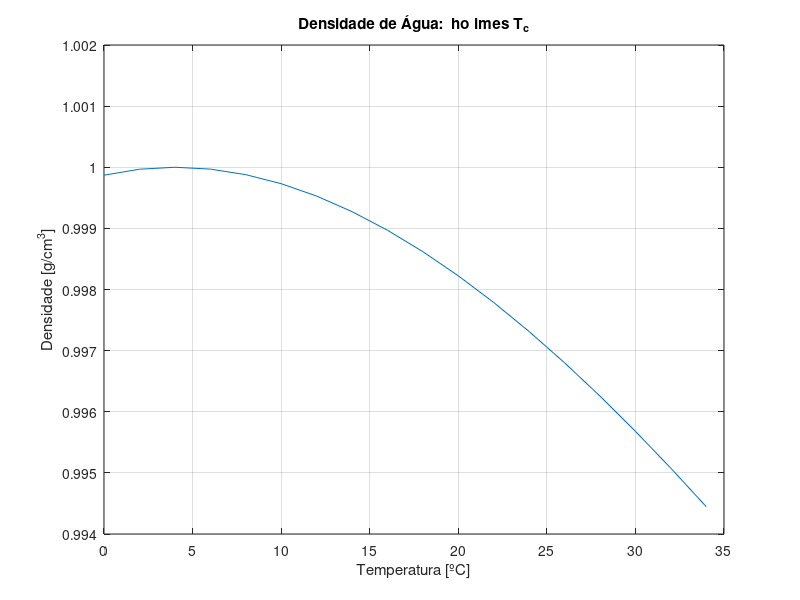

MATLAB code for this plot:
% RA215663_L01_02 Tópicos de Mecatrônica
%   Introdução a Plotting em MATLAB.

%% PARTE I - Variáveis e Funções de Interesse 
roh = @(T_c) 5.5289e-8 .* (T_c.^3) - 8.5016e-6 .* (T_c.^2) + 6.5622e-5 .* T_c + 0.99987; % Equação que modela a dencidade da água, para uma temperatura Tc em ºC
f2c = @(T_f) (5/9) .* (T_f - 32);                                                        % Equação de conversão entre ºF -> ºC

%% PARTE II - Cálculos
t_f = 32:3.6:93.2;        % Vetor de Temperatura em ºF
t_c = f2c(t_f);           % Vetor da temp convertida de ºF para ºC

water_density = roh(t_c); % Calculo de densidade

%% PARTE III - Plotting
plot(t_c, water_density);
title("Densidade de Água: \rho \times T_c");
xlabel("Temperatura [ºC]"), ylabel("Densidade [g/cm^3]");
grid on;